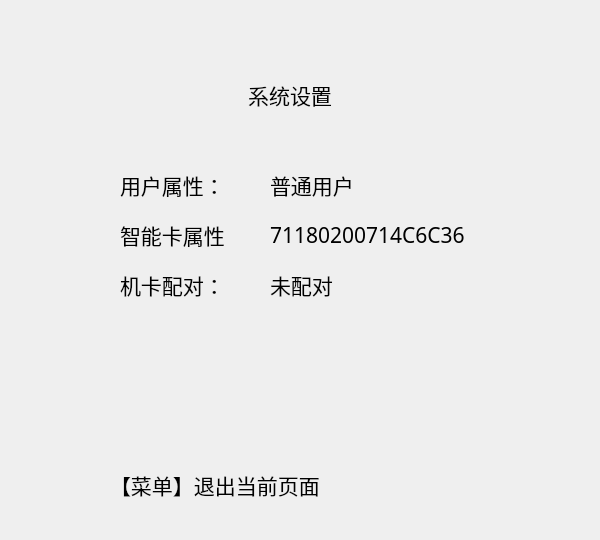
<?xml version="1.0" encoding="UTF-8"?>
<ui version="4.0">
 <class>MenuCaWidget</class>
 <widget class="QWidget" name="MenuCaWidget">
  <property name="geometry">
   <rect>
    <x>0</x>
    <y>0</y>
    <width>600</width>
    <height>540</height>
   </rect>
  </property>
  <property name="styleSheet">
   <string notr="true"/>
  </property>
  <widget class="QLabel" name="titleLabel">
   <property name="geometry">
    <rect>
     <x>230</x>
     <y>80</y>
     <width>120</width>
     <height>30</height>
    </rect>
   </property>
   <property name="font">
    <font>
     <family>宋体</family>
     <pointsize>16</pointsize>
    </font>
   </property>
   <property name="text">
    <string>系统设置</string>
   </property>
   <property name="alignment">
    <set>Qt::AlignCenter</set>
   </property>
  </widget>
  <widget class="QLabel" name="bottomLabel">
   <property name="geometry">
    <rect>
     <x>110</x>
     <y>470</y>
     <width>240</width>
     <height>30</height>
    </rect>
   </property>
   <property name="font">
    <font>
     <family>宋体</family>
     <pointsize>16</pointsize>
    </font>
   </property>
   <property name="text">
    <string>【菜单】退出当前页面</string>
   </property>
  </widget>
  <widget class="QLabel" name="usrLabel">
   <property name="geometry">
    <rect>
     <x>120</x>
     <y>170</y>
     <width>110</width>
     <height>30</height>
    </rect>
   </property>
   <property name="font">
    <font>
     <family>宋体</family>
     <pointsize>16</pointsize>
    </font>
   </property>
   <property name="styleSheet">
    <string notr="true"/>
   </property>
   <property name="text">
    <string>用户属性：</string>
   </property>
  </widget>
  <widget class="QLabel" name="cardLabel">
   <property name="geometry">
    <rect>
     <x>120</x>
     <y>220</y>
     <width>110</width>
     <height>30</height>
    </rect>
   </property>
   <property name="font">
    <font>
     <family>宋体</family>
     <pointsize>16</pointsize>
    </font>
   </property>
   <property name="text">
    <string>智能卡属性：</string>
   </property>
  </widget>
  <widget class="QLabel" name="pairLabel">
   <property name="geometry">
    <rect>
     <x>120</x>
     <y>270</y>
     <width>110</width>
     <height>30</height>
    </rect>
   </property>
   <property name="font">
    <font>
     <family>宋体</family>
     <pointsize>16</pointsize>
    </font>
   </property>
   <property name="text">
    <string>机卡配对：</string>
   </property>
  </widget>
  <widget class="QLabel" name="usrDataLabel">
   <property name="geometry">
    <rect>
     <x>270</x>
     <y>170</y>
     <width>200</width>
     <height>30</height>
    </rect>
   </property>
   <property name="font">
    <font>
     <family>宋体</family>
     <pointsize>16</pointsize>
    </font>
   </property>
   <property name="text">
    <string>普通用户</string>
   </property>
  </widget>
  <widget class="QLabel" name="cardDataLabel">
   <property name="geometry">
    <rect>
     <x>270</x>
     <y>220</y>
     <width>200</width>
     <height>30</height>
    </rect>
   </property>
   <property name="font">
    <font>
     <family>宋体</family>
     <pointsize>16</pointsize>
    </font>
   </property>
   <property name="text">
    <string>71180200714C6C36</string>
   </property>
  </widget>
  <widget class="QLabel" name="pairDataLabel">
   <property name="geometry">
    <rect>
     <x>270</x>
     <y>270</y>
     <width>200</width>
     <height>30</height>
    </rect>
   </property>
   <property name="font">
    <font>
     <family>宋体</family>
     <pointsize>16</pointsize>
    </font>
   </property>
   <property name="text">
    <string>未配对</string>
   </property>
  </widget>
 </widget>
 <layoutdefault spacing="6" margin="11"/>
 <resources/>
 <connections/>
</ui>
